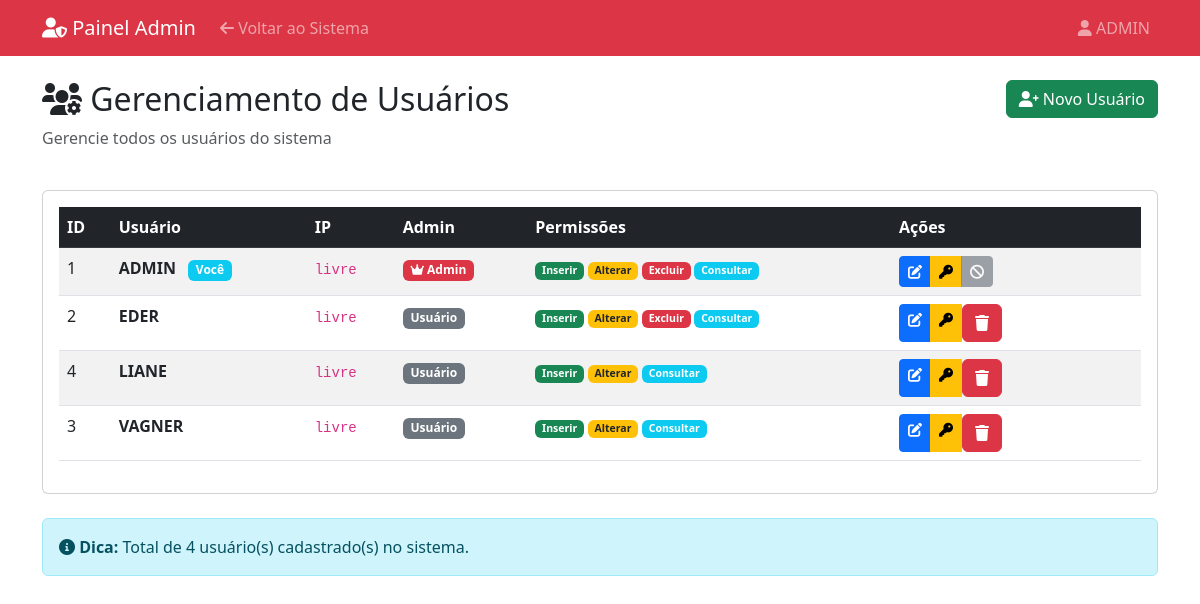
Page /admin (signed in) on the earlier database version.
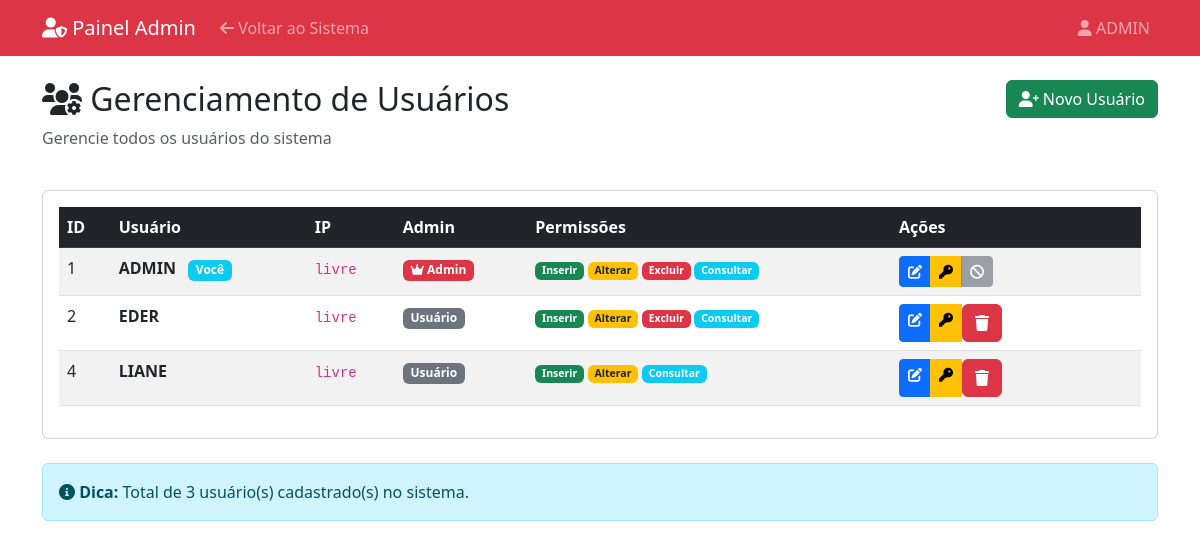
Same page on the later database version.
### tables this page shows
CREATE TABLE usuarios (
            id INTEGER PRIMARY KEY AUTOINCREMENT,
            username TEXT NOT NULL UNIQUE,
            senha TEXT NOT NULL,
            ip TEXT NOT NULL,
            is_admin INTEGER DEFAULT 0,
            libinserir TEXT NOT NULL,
            libalterar TEXT NOT NULL,
            libexcluir TEXT NOT NULL,
            libid TEXT NOT NULL,
            libdestino TEXT NOT NULL,
            libtipo TEXT NOT NULL,
            libempresa TEXT NOT NULL,
            libnome TEXT NOT NULL,
            librg TEXT NOT NULL,
            libveiculo TEXT NOT NULL,
            libplaca TEXT NOT NULL,
            libcr TEXT NOT NULL,
            libn_nota TEXT NOT NULL,
            libobs TEXT NOT NULL,
            libdata_entrada TEXT NOT NULL,
            libdata_saida TEXT NOT NULL,
            libperiodo TEXT NOT NULL,
            libperiodoalterado TEXT NOT NULL,
            libusuario TEXT NOT NULL,
            libusuarioalterado TEXT NOT NULL,
            libconsulta TEXT NOT NULL,
            libhora_entrada TEXT NOT NULL,
            libhora_saida TEXT NOT NULL
        );

### app.py (the view)
@app.route("/admin")
@login_required
@admin_required
def admin_panel():
    conn = get_db_connection()
    usuarios = conn.execute("SELECT * FROM usuarios ORDER BY username").fetchall()
    conn.close()
    return render_template("admin_panel.html", usuarios=usuarios)

### app.py (called while the page is built)
def get_db_connection():
    conn = sqlite3.connect(DATABASE)
    conn.row_factory = sqlite3.Row
    return conn

def is_logged_in():
    return "username" in session

def is_admin():
    if not is_logged_in():
        return False
    return session.get("is_admin", False)

def admin_required(f):
    @wraps(f)
    def decorated_function(*args, **kwargs):
        if not is_admin():
            flash("Acesso negado! Apenas administradores podem acessar esta área.", "error")
            return redirect(url_for("dashboard"))
        return f(*args, **kwargs)
    return decorated_function

def login_required(f):
    @wraps(f)
    def decorated_function(*args, **kwargs):
        if not is_logged_in():
            return redirect(url_for("index"))
        return f(*args, **kwargs)
    return decorated_function

### templates/admin_panel.html (shortened to what the changed rows need)
<!DOCTYPE html>
<html lang="pt-BR">
<head>
    <link href="https://cdn.jsdelivr.net/npm/bootstrap@5.3.0/dist/css/bootstrap.min.css" rel="stylesheet">
    <link href="https://cdnjs.cloudflare.com/ajax/libs/font-awesome/6.0.0/css/all.min.css" rel="stylesheet">
</head>
<body>
    <nav class="navbar navbar-expand-lg navbar-dark bg-danger">
        <div class="container">
            <div class="collapse navbar-collapse" id="navbarNav">
                <ul class="navbar-nav">
                    <li class="nav-item">
                        <span class="nav-link">
                            <i class="fas fa-user"></i> {{ session.username }}
                        </span>
                    </li>
                </ul>
            </div>
        </div>
    </nav>
    <div class="container mt-4">
        <div class="row mb-4">
            <div class="col">
                <h2><i class="fas fa-users-cog"></i> Gerenciamento de Usuários</h2>
            </div>
            <div class="col-auto">
            </div>
        </div>
        <div class="card">
            <div class="card-body">
                <div class="table-responsive">
                    <table class="table table-striped table-hover">
                        <thead class="table-dark">
                            <tr>
                                <th>ID</th>
                                <th>Usuário</th>
                                <th>IP</th>
                                <th>Admin</th>
                                <th>Permissões</th>
                                <th width="250">Ações</th>
                            </tr>
                        </thead>
                        <tbody>
                            {% for user in usuarios %}
                            <tr>
                                <td>{{ user.id }}</td>
                                <td>
                                    <strong>{{ user.username }}</strong>
                                    {% if user.username == session.username %}
                                        <span class="badge bg-info ms-2">Você</span>
                                    {% endif %}
                                </td>
                                <td>
                                    <code>{{ user.ip }}</code>
                                </td>
                                <td>
                                    {% if user.is_admin == 1 %}
                                        <span class="badge bg-danger">
                                            <i class="fas fa-crown"></i> Admin
                                        </span>
                                    {% else %}
                                        <span class="badge bg-secondary">Usuário</span>
                                    {% endif %}
                                </td>
                                <td>
                                    <small>
                                        {% if user.libinserir == 'sim' %}
                                            <span class="badge bg-success">Inserir</span>
                                        {% endif %}
                                        {% if user.libalterar == 'sim' %}
                                            <span class="badge bg-warning text-dark">Alterar</span>
                                        {% endif %}
                                        {% if user.libexcluir == 'sim' %}
                                            <span class="badge bg-danger">Excluir</span>
                                        {% endif %}
                                        {% if user.libconsulta == 'sim' %}
                                            <span class="badge bg-info">Consultar</span>
                                        {% endif %}
                                    </small>
                                </td>
                                <td>
                                    <div class="btn-group btn-group-sm">
                                        <a href="{{ url_for('admin_editar_usuario', user_id=user.id) }}"
                                           class="btn btn-primary" title="Editar">
                                            <i class="fas fa-edit"></i>
                                        </a>
                                        <a href="{{ url_for('admin_alterar_senha_form', user_id=user.id) }}"
                                           class="btn btn-warning" title="Alterar Senha">
                                            <i class="fas fa-key"></i>
                                        </a>
                                        {% if user.username != session.username %}
                                        <form method="POST" action="{{ url_for('admin_excluir_usuario', user_id=user.id) }}"
                                              style="display: inline;"
                                              onsubmit="return confirm('Tem certeza que deseja excluir o usuário {{ user.username }}?')">
                                            <button type="submit" class="btn btn-danger" title="Excluir">
                                                <i class="fas fa-trash"></i>
                                            </button>
                                        </form>
                                        {% else %}
                                        <button class="btn btn-secondary" disabled title="Não pode excluir seu próprio usuário">
                                            <i class="fas fa-ban"></i>
                                        </button>
                                        {% endif %}
                                    </div>
                                </td>
                            </tr>
                            {% endfor %}
                        </tbody>
                    </table>
                </div>
            </div>
        </div>
        <div class="alert alert-info mt-4">
            <i class="fas fa-info-circle"></i>
            <strong>Dica:</strong> Total de {{ usuarios|length }} usuário(s) cadastrado(s) no sistema.
        </div>
    </div>
</body>
</html>

Differences in the rows shown:
removed usuarios: id "3", username "VAGNER", ip "livre", is_admin "Usuário", libinserir "Inserir", libalterar "Alterar", libconsulta "Consultar"
Other differences:
{{ usuarios|length }}: "4" → "3"
